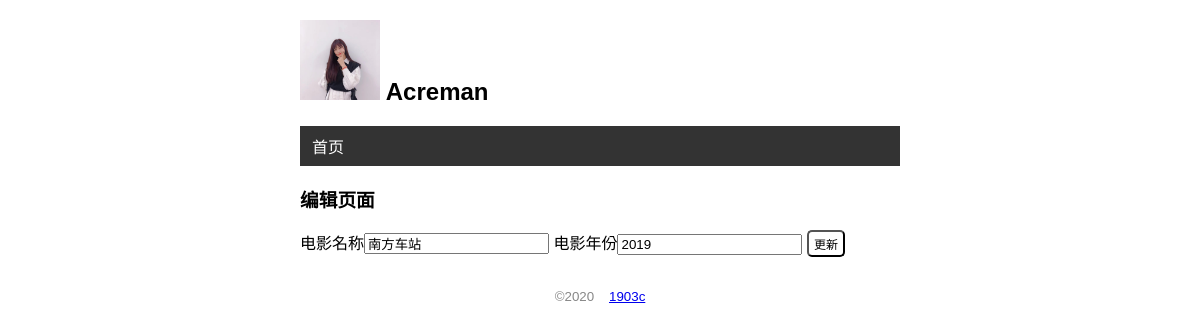
The page /movie/edit/6 on the database as committed earlier.
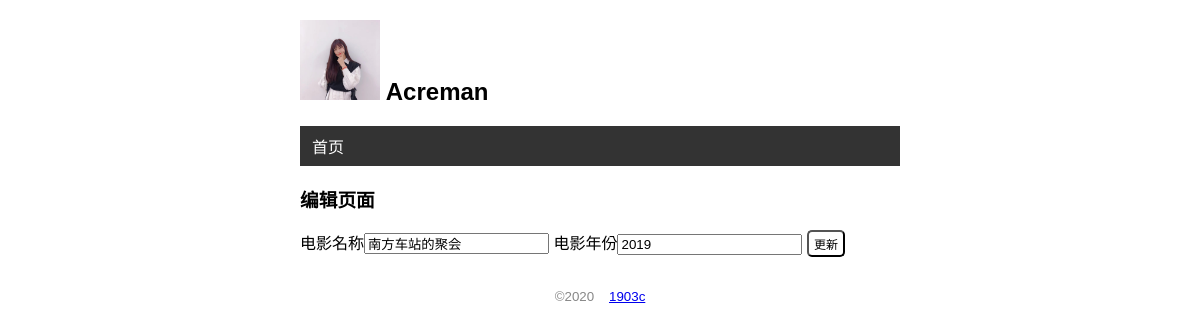
The same page on the database as committed later.
### app.py (models this page shows)
class Movie(db.Model):
    id = db.Column(db.Integer,primary_key=True)
    title = db.Column(db.String(64))
    year = db.Column(db.String(4))

### app.py (the view, shortened to what this page needs)
@app.route('/movie/edit/<int:movie_id>',methods=['GET','POST'])
def edit(movie_id):
    movie = Movie.query.get_or_404(movie_id)
    context = {"movie":movie}
    return render_template("edit.html",**context)

### app.py (called while the page is built)
@app.context_processor
def common_user():
    user = User.query.first()
    return dict(user=user)

### templates/edit.html
{% extends 'base.html' %}
{% block content %}
<h3>编辑页面</h3>
<form method="post" action="">
    电影名称<input type="text" name="title" autocomplete="off" value="{{ movie.title }}" required>
    电影年份<input type="text" name="year" autocomplete="off" value="{{ movie.year }}" required>
    <input type="submit" value="更新" class="btn">
</form>
{% endblock %}

Rows that differ between the two databases and show on the page:
changed Movie: title "南方车站" → "南方车站的聚会"
